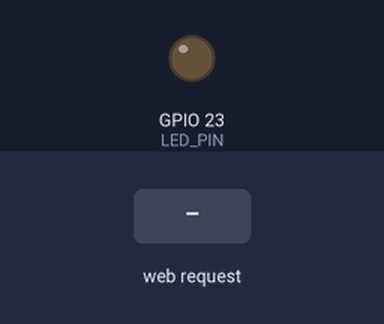
The sketch below on a simulated ESP32. Shown: output pins drawn as LEDs (lit = HIGH). The test bench sets the inputs (shaded band). WiFi joins after 1.5 s; servers stay silent unless stated; what the sketch prints to the serial monitor is not drawn.

Above: at 2.7 s.
2.8 s: HTTP request GET /on received
At 3.7 s:
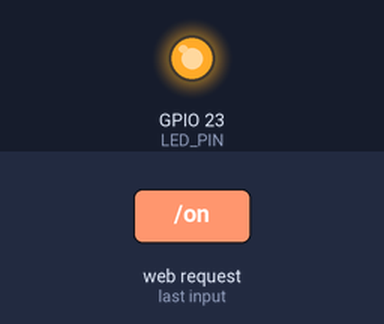
4.3 s: HTTP request GET /off received
At 4.8 s:
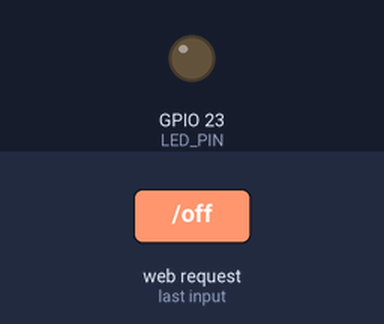
Timing chart, 0 to 7.3 s (numbered marks = the images above; inputs shaded):
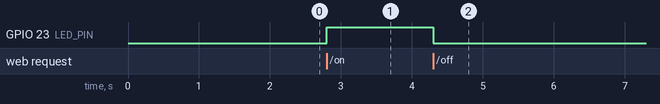

Measured:
- after the input at 2.8 s, GPIO 23 (LED_PIN): LOW → HIGH at once
- after the input at 4.3 s, GPIO 23 (LED_PIN): HIGH → LOW at once

The sketch:

esp32_sketch.ino
```cpp
// ElectroDai - ESP32 web server to control an LED
// LED (with 220 ohm resistor) on GPIO 23

#include <WiFi.h>
#include <WebServer.h>

const char* WIFI_SSID = "YOUR_WIFI_NAME";
const char* WIFI_PASS = "YOUR_WIFI_PASSWORD";

const int LED_PIN = 23;
bool ledOn = false;

WebServer server(80);   // HTTP port

// Build the web page. The text changes with the LED state.
String page() {
  String html = "<!DOCTYPE html><html><head>";
  html += "<meta name='viewport' content='width=device-width, initial-scale=1'>";
  html += "<title>ESP32 LED</title></head><body style='font-family:sans-serif;text-align:center'>";
  html += "<h1>ElectroDai ESP32 LED</h1>";
  html += ledOn ? "<p>LED is <b>ON</b></p>" : "<p>LED is <b>OFF</b></p>";
  html += "<p><a href='/on'><button style='font-size:2em;padding:20px'>ON</button></a> ";
  html += "<a href='/off'><button style='font-size:2em;padding:20px'>OFF</button></a></p>";
  html += "</body></html>";
  return html;
}

void handleRoot() { server.send(200, "text/html", page()); }

void handleOn() {
  ledOn = true;
  digitalWrite(LED_PIN, HIGH);
  server.sendHeader("Location", "/");   // go back to the main page
  server.send(303, "text/plain", "");
}

void handleOff() {
  ledOn = false;
  digitalWrite(LED_PIN, LOW);
  server.sendHeader("Location", "/");
  server.send(303, "text/plain", "");
}

void setup() {
  Serial.begin(115200);
  pinMode(LED_PIN, OUTPUT);
  digitalWrite(LED_PIN, LOW);

  WiFi.mode(WIFI_STA);
  WiFi.begin(WIFI_SSID, WIFI_PASS);
  Serial.print("Connecting to Wi-Fi");
  while (WiFi.status() != WL_CONNECTED) {
    delay(500);
    Serial.print(".");
  }
  Serial.println();
  Serial.print("Open this address on your phone: http://");
  Serial.println(WiFi.localIP());

  server.on("/", handleRoot);
  server.on("/on", handleOn);
  server.on("/off", handleOff);
  server.begin();
}

void loop() {
  server.handleClient();   // answer browser requests
}
```
